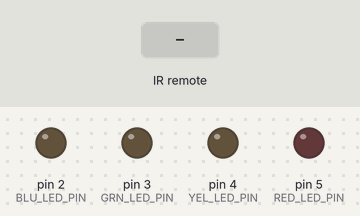
This sketch was run on a simulated Arduino Uno, built with avr-gcc and run on an emulated ATmega328P. Parts: output pins drawn as LEDs (lit = HIGH). The inputs (shaded band) are chosen by the test bench.

Above: at 1.2 s.
1.3 s: infrared code 0xFF6897 received
At 2.5 s:
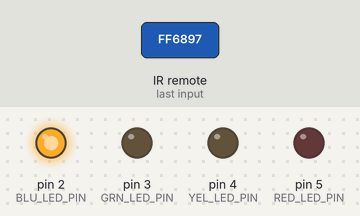
2.8 s: infrared code 0xFF9867 received
At 3.9 s:
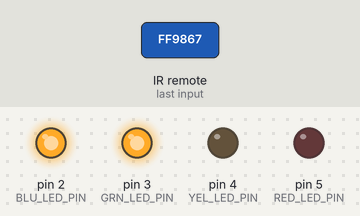
4.3 s: infrared code 0xFFB04F received
At 5.0 s:
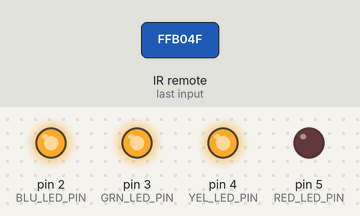
5.8 s: infrared code 0xFF30CF received
At 6.2 s:
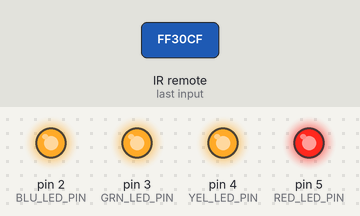
7.3 s: infrared code 0xFF6897 received
At 8.5 s:
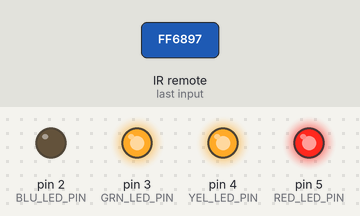
8.8 s: infrared code 0xFF9867 received
At 9.6 s:
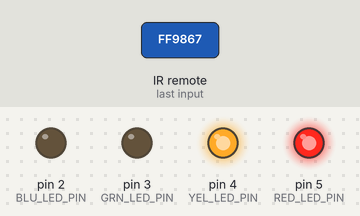
Timing chart, 0 to 11.3 s (numbered marks = the images above; inputs shaded):
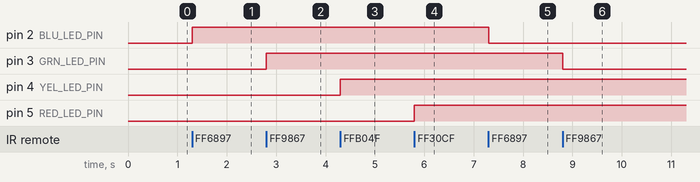

Measured:
- after the input at 1.3 s, pin 2 (BLU_LED_PIN): LOW → HIGH at once
- after the input at 2.8 s, pin 3 (GRN_LED_PIN): LOW → HIGH at once
- after the input at 4.3 s, pin 4 (YEL_LED_PIN): LOW → HIGH at once
- after the input at 5.8 s, pin 5 (RED_LED_PIN): LOW → HIGH at once
- after the input at 7.3 s, pin 2 (BLU_LED_PIN): HIGH → LOW at once
- after the input at 8.8 s, pin 3 (GRN_LED_PIN): HIGH → LOW at once

The sketch:

ir-led-control.ino
```cpp
// (licence header left out)
//  Include following libraries to access IR sensor
#include <IRremote.h>
#include <IRremoteInt.h>

const int BLU_LED_PIN = 2;
const int GRN_LED_PIN = 3;
const int YEL_LED_PIN = 4;
const int RED_LED_PIN = 5;

int RECV_PIN = 13;          //  The digital pin that the signal pin of the sensor is connected to
IRrecv receiver(RECV_PIN);  //  Create a new receiver object that would decode signals to key codes
decode_results results;     //  A varuable that would be used by receiver to put the key code into

void setup() {

  //  Setup the pins connected to LEDs as output pin
  pinMode(BLU_LED_PIN, OUTPUT);
  pinMode(GRN_LED_PIN, OUTPUT);
  pinMode(YEL_LED_PIN, OUTPUT);
  pinMode(RED_LED_PIN, OUTPUT);

  receiver.enableIRIn();    //  Enable receiver so that it would start processing infrared signals
}

//  These variables keep the state of LEDs. 'false' means given LED is off and 'true' means it's on
bool isBlueOn = false;
bool isGreenOn = false;
bool isYellowOn = false;
bool isRedOn = false;

void loop() {
  if (receiver.decode(&results)) {            //  Decode the button code and put it in "results" variable

    if (results.value == 0xFF6897) {          //  Key '1' is pressed which belongs to the blue LED
      if (isBlueOn == true) {                 //  Blue LED is on, turn it off and set update corresponding state variable
        digitalWrite(BLU_LED_PIN, LOW);
        isBlueOn = false;
      } else {                                //  Blue LED is off, turn it on and set update corresponding state variable
        digitalWrite(BLU_LED_PIN, HIGH);
        isBlueOn = true;
      }
    }
    if (results.value == 0xFF9867) {          //  Key '2' is pressed which belongs to the green LED
      if (isGreenOn == true) {                //  Green LED is on, turn it off and set update corresponding state variable
        digitalWrite(GRN_LED_PIN, LOW);
        isGreenOn = false;
      } else {                                //  Green LED is off, turn it on and set update corresponding state variable
        digitalWrite(GRN_LED_PIN, HIGH);
        isGreenOn = true;
      }
    }
    if (results.value == 0xFFB04F) {          //  Key '3' is pressed which belongs to the yellow LED
      if (isYellowOn == true) {               //  Yellow LED is on, turn it off and set update corresponding state variable
        digitalWrite(YEL_LED_PIN, LOW);
        isYellowOn = false;
      } else {                                //  Yellow LED is off, turn it on and set update corresponding state variable
        digitalWrite(YEL_LED_PIN, HIGH);
        isYellowOn = true;
      }
    }
    if (results.value == 0xFF30CF) {          //  Key '4' is pressed which belongs to the red LED
      if (isRedOn == true) {                  //  Red LED is on, turn it off and set update corresponding state variable
        digitalWrite(RED_LED_PIN, LOW);
        isRedOn = false;
      } else {                                //  Red LED is off, turn it on and set update corresponding state variable
        digitalWrite(RED_LED_PIN, HIGH);
        isRedOn = true;
      }
    }
    receiver.resume();                        //  Continue listening for new signals
  }
}
```
